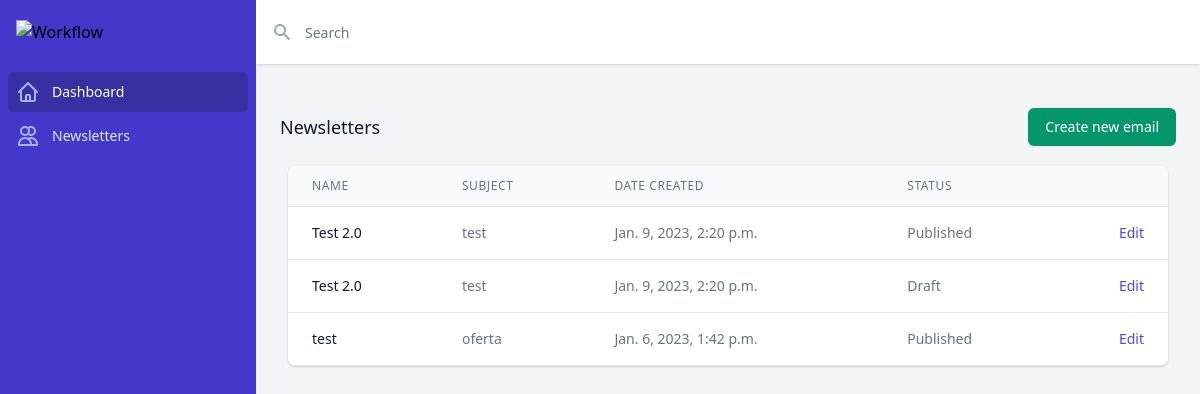
The page /dashboard/list/ on the database its author committed.
### newsletters/models.py (models this page shows, shortened)
class Newsletter(models.Model):
    EMAIL_STATUS_CHOICES = (
        ('Draft', 'Draft'),
        ('Published', 'Published')
    )
    name = models.CharField(max_length=250)
    subject = models.CharField(max_length=250)
    body = models.TextField(blank=True, null=True)
    email = models.ManyToManyField(NewsletterUser)
    created = models.DateTimeField(auto_now_add=True)
    status = models.CharField(max_length=10, choices=EMAIL_STATUS_CHOICES)
    class Meta:
        ordering = ('-created',)

### dashboard/views.py (the view)
# urls.py: path('list/', NewslettersDashboardHomeView.as_view(), name='list'),
class NewslettersDashboardHomeView(View):
    def get(self, request, *args, **kwargs):
        newsletters = Newsletter.objects.all()
        context = {
            'newsletters' : newsletters
        }
        return render(request, 'dashboard/list.html', context)

### templates/dashboard/list.html (shortened to what this page needs)
{% extends 'base.html' %}
{% block content %}
<div class="h-screen flex overflow-hidden bg-gray-100">
  <div class="hidden bg-indigo-700 md:flex md:flex-shrink-0">
    <div class="flex flex-col w-64">
      <div class="flex flex-col flex-grow pt-5 pb-4 overflow-y-auto">
        <div class="flex items-center flex-shrink-0 px-4">
          <img class="h-8 w-auto" src="https://tailwindui.com/img/logos/workflow-logo-indigo-300-mark-white-text.svg" alt="Workflow">
        </div>
        <div class="mt-5 flex-1 flex flex-col">
          <nav class="flex-1 px-2 space-y-1">
            <a href="#" class="bg-indigo-800 text-white group flex items-center px-2 py-2 text-sm font-medium rounded-md">
              Dashboard
            </a>
            <a href="#" class="text-indigo-100 hover:bg-indigo-600 group flex items-center px-2 py-2 text-sm font-medium rounded-md">
              Newsletters
            </a>
          </nav>
        </div>
      </div>
    </div>
  </div>
  <div class="flex flex-col w-0 flex-1 overflow-hidden">
    <div class="relative z-10 flex-shrink-0 flex h-16 bg-white shadow">
      <div class="flex-1 px-4 flex justify-between">
        <div class="flex-1 flex">
          <form class="w-full flex md:ml-0" action="#" method="GET">
            <div class="relative w-full text-gray-400 focus-within:text-gray-600">
              <div class="absolute inset-y-0 left-0 flex items-center pointer-events-none">
              </div>
              <input id="search-field" class="block w-full h-full pl-8 pr-3 py-2 border-transparent text-gray-900 placeholder-gray-500 focus:outline-none focus:placeholder-gray-400 focus:ring-0 focus:border-transparent sm:text-sm" placeholder="Search" type="search" name="search">
            </div>
          </form>
        </div>
      </div>
    </div>
    <main class="flex-1 relative overflow-y-auto focus:outline-none">
      <div class="py-6">
        <div class=" px-4 py-5 sm:px-6">
          <div class="-ml-4 -mt-2 flex items-center justify-between flex-wrap sm:flex-nowrap">
            <div class="ml-4 mt-2">
              <h3 class="text-lg leading-6 font-medium text-gray-900">
                Newsletters
              </h3>
            </div>
            <div class="ml-4 mt-2 flex-shrink-0">
              <a href="{% url 'dashboard:create' %}" class="relative inline-flex items-center px-4 py-2 border border-transparent shadow-sm text-sm font-medium rounded-md text-white bg-green-600 hover:bg-green-700 focus:outline-none focus:ring-2 focus:ring-offset-2 focus:ring-green-500">
                Create new email
              </a>
            </div>
          </div>
        </div>
        <div class="max-w-7xl mx-auto px-4 sm:px-6 md:px-8">
          <div class="flex flex-col">
            <div class="-my-2 overflow-x-auto sm:-mx-6 lg:-mx-8">
              <div class="py-2 align-middle inline-block min-w-full sm:px-6 lg:px-8">
                <div class="shadow overflow-hidden border-b border-gray-200 sm:rounded-lg">
                  <table class="min-w-full divide-y divide-gray-200">
                    <thead class="bg-gray-50">
                      <tr>
                        <th scope="col" class="px-6 py-3 text-left text-xs font-medium text-gray-500 uppercase tracking-wider">
                          Name
                        </th>
                        <th scope="col" class="px-6 py-3 text-left text-xs font-medium text-gray-500 uppercase tracking-wider">
                          Subject
                        </th>
                        <th scope="col" class="px-6 py-3 text-left text-xs font-medium text-gray-500 uppercase tracking-wider">
                          Date Created
                        </th>
                        <th scope="col" class="px-6 py-3 text-left text-xs font-medium text-gray-500 uppercase tracking-wider">
                          Status
                        </th>
                        <th scope="col" class="relative px-6 py-3">
                        </th>
                      </tr>
                    </thead>
                    <tbody class="bg-white divide-y divide-gray-200">
                      {% for newsletter in newsletters %}
                        <tr>
                          <td class="px-6 py-4 whitespace-nowrap text-sm font-medium text-gray-900">
                            <a href='{% url 'dashboard:detail' newsletter.id %}'>
                            {{newsletter.name}}
                            </a>
                          </td>
                          <td class="px-6 py-4 whitespace-nowrap text-sm text-gray-500">
                            {{newsletter.subject}}
                          </td>
                          <td class="px-6 py-4 whitespace-nowrap text-sm text-gray-500">
                            {{newsletter.created}}
                          </td>
                          <td class="px-6 py-4 whitespace-nowrap text-sm text-gray-500">
                            {{newsletter.status}}
                          </td>
                          <td class="px-6 py-4 whitespace-nowrap text-right text-sm font-medium">
                            <a href="#" class="text-indigo-600 hover:text-indigo-900">Edit</a>
                          </td>
                        </tr>
                      {% endfor %}
                    </tbody>
                  </table>
                </div>
              </div>
            </div>
          </div>
        </div>
      </div>
    </main>
  </div>
</div>
{% endblock content %}a

### templates/base.html (shortened to what this page needs)
{% load static tailwind_tags %}
<!DOCTYPE html>
<html lang="en">
<head>
    {% tailwind_css %}
</head>
<body>
    {% block content %}
    {% endblock %}
</body>
</html>

### rows shown on the page
Newsletter: name "Test 2.0", subject "test", created "Jan. 9, 2023, 2:20 p.m.", status "Published"
Newsletter: name "Test 2.0", subject "test", created "Jan. 9, 2023, 2:20 p.m.", status "Draft"
Newsletter: name "test", subject "oferta", created "Jan. 6, 2023, 1:42 p.m.", status "Published"
